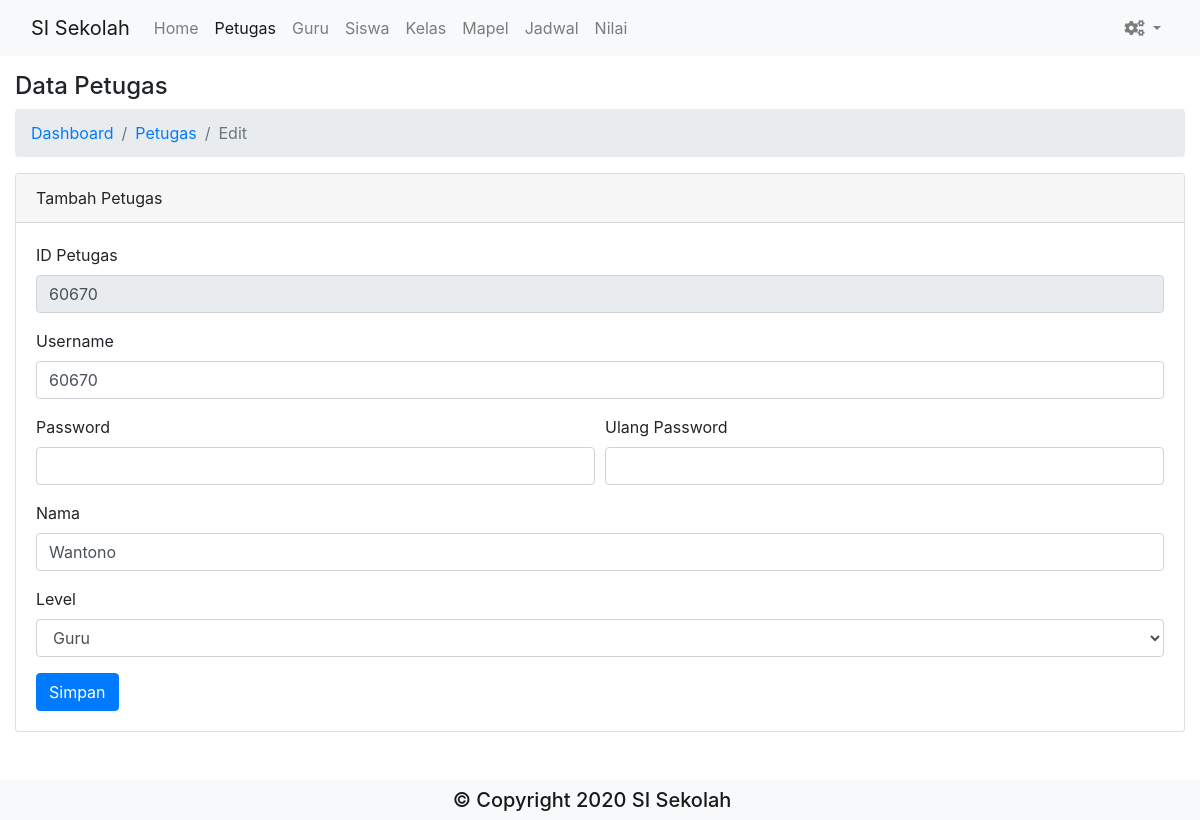
The app's page /index.php/petugas/edit/60670 with its own data.
### tables this page shows
CREATE TABLE `petugas` (
  `id_petugas` int(11) NOT NULL,
  `nama` varchar(50) NOT NULL,
  `username` varchar(30) NOT NULL,
  `password` varchar(255) NOT NULL,
  `level` varchar(18) NOT NULL
);

### application/controllers/Petugas.php (called while the page is built, shortened)
<?php
class Petugas extends CI_Controller {
	public function __construct()
	{
		$this->load->model(array('Petugas_model', 'Guru_model'));
	}
	public function edit($id = null)
	{
		$id = array('id_petugas' => $id);
		$data = [
			'title' => 'Ubah Petugas',
			'row' => $this->Petugas_model->getById($id)->row(),
		];
		$simpan = $this->input->post('simpan');
		if ($simpan != "") {
			$id_petugas = $this->input->post('id_petugas');
			$username = $this->input->post('username');
			$password = $this->input->post('password');
			$ulang_password = $this->input->post('ulang_password');
			$nama = $this->input->post('nama');
			$level = $this->input->post('level');
			$id = array('id_petugas' => $id_petugas);
			$data = [
				'nama' => $nama,
				'username' => $username,
				'level' => $level,
			];
			if ($password == $ulang_password) {
				if ($password != "") {
					$data['password'] = $password;
				}
				$affected = $this->Petugas_model->update($data, $id);
				if ($affected > 0) {
					$this->session->set_flashdata('theme', 'success');
					$this->session->set_flashdata('message', 'Berhasil edit petugas');
					redirect("petugas");
				} else {
					$this->session->set_flashdata('theme', 'danger');
					$this->session->set_flashdata('message', 'Gagal edit petugas');
					redirect("petugas/edit/$id_petugas");
				}
			} else {
				$this->session->set_flashdata('theme', 'info');
				$this->session->set_flashdata('message', 'Password tidak sama');
				redirect("petugas/edit/$id_petugas");
			}
		} else {
			$this->load->view('template/header', $data);
			$this->load->view('petugas/edit', $data);
			$this->load->view('template/footer');
		}
	}
}

### index.php (called while the page is built, shortened)
<?php
require_once BASEPATH.'core/CodeIgniter.php';

### application/models/Petugas_model.php (called while the page is built, shortened)
<?php
class Petugas_model extends CI_Model {
	private $table = 'petugas';
	public function getById($id)
	{
		return $this->db->get_where($this->table, $id);
	}
}

### application/views/petugas/edit.php (the view, shortened to what this page needs)
<div class="container-fluid mt-4">
	<h4>Data Petugas</h4>
	<nav aria-label="breadcrumb">
		<ol class="breadcrumb">
			<li class="breadcrumb-item"><a href="<?= site_url("dashboard") ?>">Dashboard</a></li>
			<li class="breadcrumb-item"><a href="<?= site_url("petugas") ?>">Petugas</a></li>
			<li class="breadcrumb-item active" aria-current="page">Edit</li>
		</ol>
	</nav>
	<div class="card mt-2">
		<div class="card-header">
			Tambah Petugas
		</div>
		<div class="card-body">
			<form action="<?= site_url("petugas/edit") ?>" method="post">
				<div class="form-group">
					<label for="idPetugas">ID Petugas</label>
					<input type="number" class="form-control" id="idPetugas" readonly name="id_petugas" value="<?= $row->id_petugas ?>">
				</div>
				<div class="form-group">
					<label for="username">Username</label>
					<input type="text" class="form-control" id="username" name="username" value="<?= $row->username ?>">
				</div>
				<div class="form-row">
					<div class="form-group col-md-6">
						<label for="password">Password</label>
						<input type="password" class="form-control" id="password" name="password">
					</div>
					<div class="form-group col-md-6">
						<label for="ulangPassword">Ulang Password</label>
						<input type="password" class="form-control" id="ulangPassword" name="ulang_password">
					</div>
				</div>
				<div class="form-group">
					<label for="nama">Nama</label>
					<input type="text" class="form-control" id="nama" name="nama" value="<?= $row->nama ?>">
				</div>
				<div class="form-group">
					<label for="level">Level</label>
					<select id="level" name="level" class="form-control">
						<option value="guru" <?= $row->level == 'guru' ? 'selected' : '' ?>>Guru</option>
					</select>
				</div>
				<button type="submit" class="btn btn-primary" value="simpan" name="simpan">Simpan</button>
			</form>
		</div>
	</div>
</div>

### records on screen
petugas: id_petugas "60670", username "60670", nama "Wantono", level "Guru"
